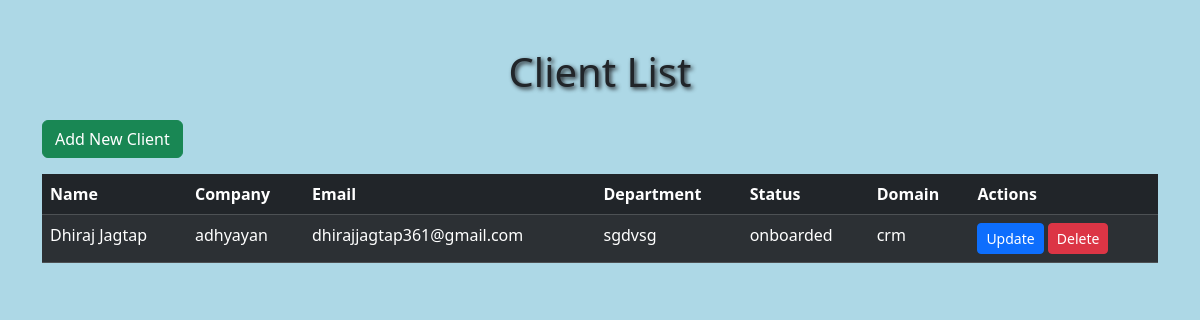
/show/, run on an earlier commit of the app's database.
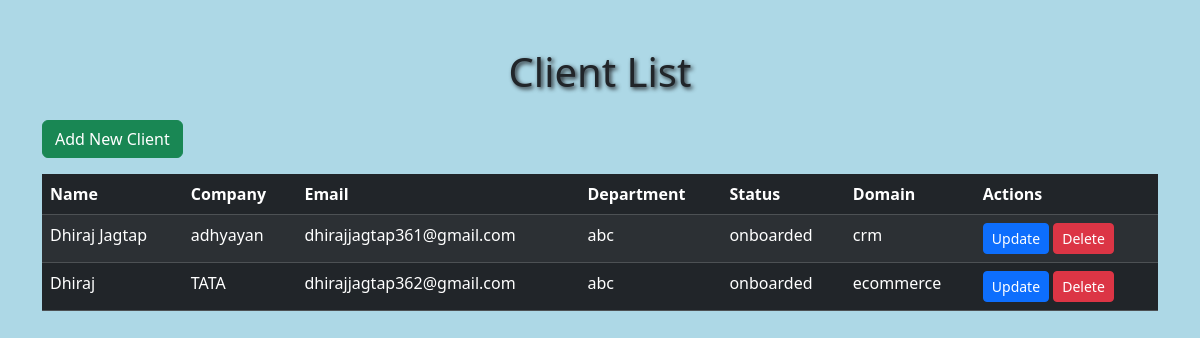
And on a later commit of the database.
### ClientApp/models.py (models this page shows)
class ClientModel(models.Model):
    id = models.AutoField(primary_key=True)
    name = models.CharField(max_length=100)
    company = models.CharField(max_length=50)
    email_id = models.EmailField(unique=True)
    department = models.CharField(max_length=50)
    dateofjoining = models.DateField()
    STATUS_CHOICES = [('onboarded', 'Onboarded'),('not_onboarded', 'Not Onboarded'),]
    status = models.CharField(max_length=20, choices=STATUS_CHOICES)
    DOMAIN_CHOICES = [('sass', 'SaaS'),('ecommerce', 'E-Commerce'),('crm', 'CRM'),('erp', 'ERP'),('finance', 'Finance'),]
    projectdomain = models.CharField(max_length=20, choices=DOMAIN_CHOICES)

### ClientApp/views.py (the view)
# urls.py: path('show/',views.ShowClient,name='showurl'),
def ShowClient(request):
    obj = ClientModel.objects.all()
    template_name = 'show.html'
    context = {'obj': obj}
    return render(request, template_name, context)

### templates/show.html (shortened to what this page needs)
<!DOCTYPE html>
<html lang="en">
<head>
    <link href="https://cdn.jsdelivr.net/npm/bootstrap@5.3.3/dist/css/bootstrap.min.css" rel="stylesheet">
</head>
<body>
    <div class="container mt-5">
        <h1 class="mb-4" style="text-align:center; text-shadow:2px 2px 4px;" >Client List</h1>
        <a href="{% url 'addurl' %}" class="btn btn-success mb-3">Add New Client</a>
        <table class="table table-striped table-dark">
            <thead>
                <tr>
                    <th>Name</th>
                    <th>Company</th>
                    <th>Email</th>
                    <th>Department</th>
                    <th>Status</th>
                    <th>Domain</th>
                    <th>Actions</th>
                </tr>
            </thead>
            <tbody>
                {% for client in obj %}
                    <tr>
                        <td>{{ client.name }}</td>
                        <td>{{ client.company }}</td>
                        <td>{{ client.email_id }}</td>
                        <td>{{ client.department }}</td>
                        <td>{{ client.status }}</td>
                        <td>{{ client.projectdomain }}</td>
                        <td>
                            <a href="{% url 'updateurl' client.id %}" class="btn btn-primary btn-sm">Update</a>
                            <a href="{% url 'deleteurl' client.id %}" class="btn btn-danger btn-sm">Delete</a>
                        </td>
                    </tr>
                {% endfor %}
            </tbody>
        </table>
    </div>
</body>
</html>

### templates/show.html (style rules this page uses)
body { background-color:lightblue; }

What changed in the data, as far as the page shows it:
changed ClientModel "Dhiraj Jagtap": department "sgdvsg" → "abc"
added ClientModel: name "Dhiraj", company "TATA", email_id "dhirajjagtap362@gmail.com", department "abc", status "onboarded", projectdomain "ecommerce"
